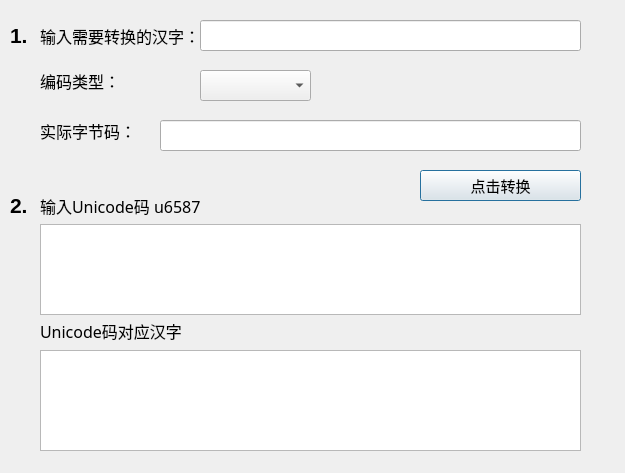
<?xml version="1.0" encoding="UTF-8"?>
<ui version="4.0">
 <class>Dialog</class>
 <widget class="QDialog" name="UrlEncode_zh">
  <property name="geometry">
   <rect>
    <x>0</x>
    <y>0</y>
    <width>625</width>
    <height>473</height>
   </rect>
  </property>
  <property name="windowTitle">
   <string>Url中文编码、Unicode字符串转中文</string>
  </property>
  <widget class="QLabel" name="label">
   <property name="geometry">
    <rect>
     <x>40</x>
     <y>20</y>
     <width>161</width>
     <height>31</height>
    </rect>
   </property>
   <property name="font">
    <font>
     <family>SimSun-ExtB</family>
     <pointsize>12</pointsize>
    </font>
   </property>
   <property name="text">
    <string>输入需要转换的汉字：</string>
   </property>
  </widget>
  <widget class="QLabel" name="label_2">
   <property name="geometry">
    <rect>
     <x>40</x>
     <y>70</y>
     <width>81</width>
     <height>21</height>
    </rect>
   </property>
   <property name="font">
    <font>
     <family>SimSun-ExtB</family>
     <pointsize>12</pointsize>
    </font>
   </property>
   <property name="text">
    <string>编码类型：</string>
   </property>
  </widget>
  <widget class="QLabel" name="label_3">
   <property name="geometry">
    <rect>
     <x>40</x>
     <y>120</y>
     <width>101</width>
     <height>21</height>
    </rect>
   </property>
   <property name="font">
    <font>
     <family>SimSun-ExtB</family>
     <pointsize>12</pointsize>
    </font>
   </property>
   <property name="text">
    <string>实际字节码：</string>
   </property>
  </widget>
  <widget class="QLineEdit" name="lineEdit">
   <property name="geometry">
    <rect>
     <x>200</x>
     <y>20</y>
     <width>381</width>
     <height>31</height>
    </rect>
   </property>
   <property name="font">
    <font>
     <family>SimSun-ExtB</family>
     <pointsize>10</pointsize>
    </font>
   </property>
  </widget>
  <widget class="QComboBox" name="comboBox">
   <property name="geometry">
    <rect>
     <x>200</x>
     <y>70</y>
     <width>111</width>
     <height>31</height>
    </rect>
   </property>
   <property name="font">
    <font>
     <family>SimSun-ExtB</family>
     <pointsize>11</pointsize>
    </font>
   </property>
  </widget>
  <widget class="QLineEdit" name="lineEdit_2">
   <property name="geometry">
    <rect>
     <x>160</x>
     <y>120</y>
     <width>421</width>
     <height>31</height>
    </rect>
   </property>
   <property name="font">
    <font>
     <family>SimSun-ExtB</family>
     <pointsize>12</pointsize>
    </font>
   </property>
  </widget>
  <widget class="QPushButton" name="pushButton">
   <property name="geometry">
    <rect>
     <x>420</x>
     <y>170</y>
     <width>161</width>
     <height>31</height>
    </rect>
   </property>
   <property name="font">
    <font>
     <family>SimSun-ExtB</family>
     <pointsize>11</pointsize>
    </font>
   </property>
   <property name="text">
    <string>点击转换</string>
   </property>
  </widget>
  <widget class="QLabel" name="label_4">
   <property name="geometry">
    <rect>
     <x>10</x>
     <y>20</y>
     <width>21</width>
     <height>31</height>
    </rect>
   </property>
   <property name="text">
    <string>&lt;html&gt;&lt;head/&gt;&lt;body&gt;&lt;p&gt;&lt;span style=&quot; font-size:16pt; font-weight:600;&quot;&gt;1.&lt;/span&gt;&lt;/p&gt;&lt;/body&gt;&lt;/html&gt;</string>
   </property>
  </widget>
  <widget class="QLabel" name="label_5">
   <property name="geometry">
    <rect>
     <x>10</x>
     <y>190</y>
     <width>21</width>
     <height>31</height>
    </rect>
   </property>
   <property name="text">
    <string>&lt;html&gt;&lt;head/&gt;&lt;body&gt;&lt;p&gt;&lt;span style=&quot; font-size:16pt; font-weight:600;&quot;&gt;2.&lt;/span&gt;&lt;/p&gt;&lt;/body&gt;&lt;/html&gt;</string>
   </property>
  </widget>
  <widget class="QLabel" name="label_6">
   <property name="geometry">
    <rect>
     <x>40</x>
     <y>190</y>
     <width>161</width>
     <height>31</height>
    </rect>
   </property>
   <property name="font">
    <font>
     <family>SimSun-ExtB</family>
     <pointsize>12</pointsize>
    </font>
   </property>
   <property name="text">
    <string>输入Unicode码 u6587</string>
   </property>
  </widget>
  <widget class="QLabel" name="label_7">
   <property name="geometry">
    <rect>
     <x>40</x>
     <y>320</y>
     <width>201</width>
     <height>21</height>
    </rect>
   </property>
   <property name="font">
    <font>
     <family>SimSun-ExtB</family>
     <pointsize>12</pointsize>
    </font>
   </property>
   <property name="text">
    <string>Unicode码对应汉字</string>
   </property>
  </widget>
  <widget class="QPlainTextEdit" name="plainTextEdit">
   <property name="geometry">
    <rect>
     <x>40</x>
     <y>224</y>
     <width>541</width>
     <height>91</height>
    </rect>
   </property>
  </widget>
  <widget class="QPlainTextEdit" name="plainTextEdit_2">
   <property name="geometry">
    <rect>
     <x>40</x>
     <y>350</y>
     <width>541</width>
     <height>101</height>
    </rect>
   </property>
  </widget>
 </widget>
 <layoutdefault spacing="6" margin="11"/>
 <resources/>
 <connections/>
</ui>
